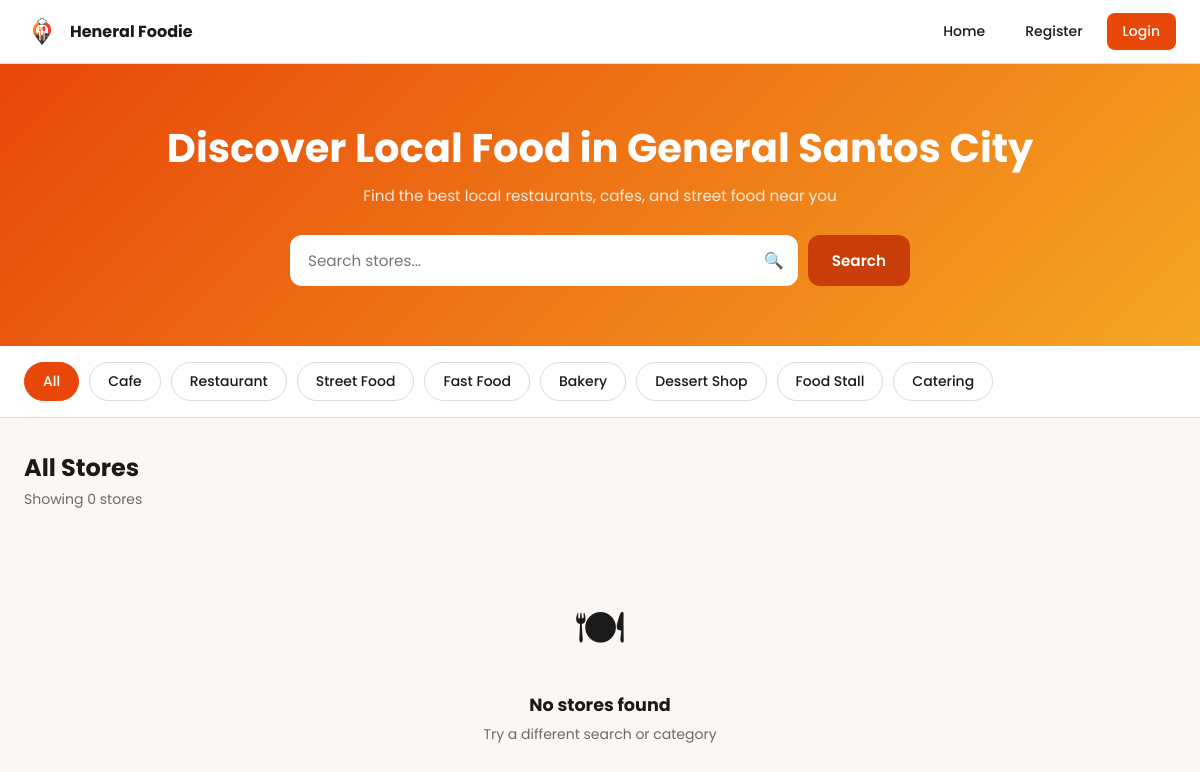
/, run on an earlier commit of the app's database.
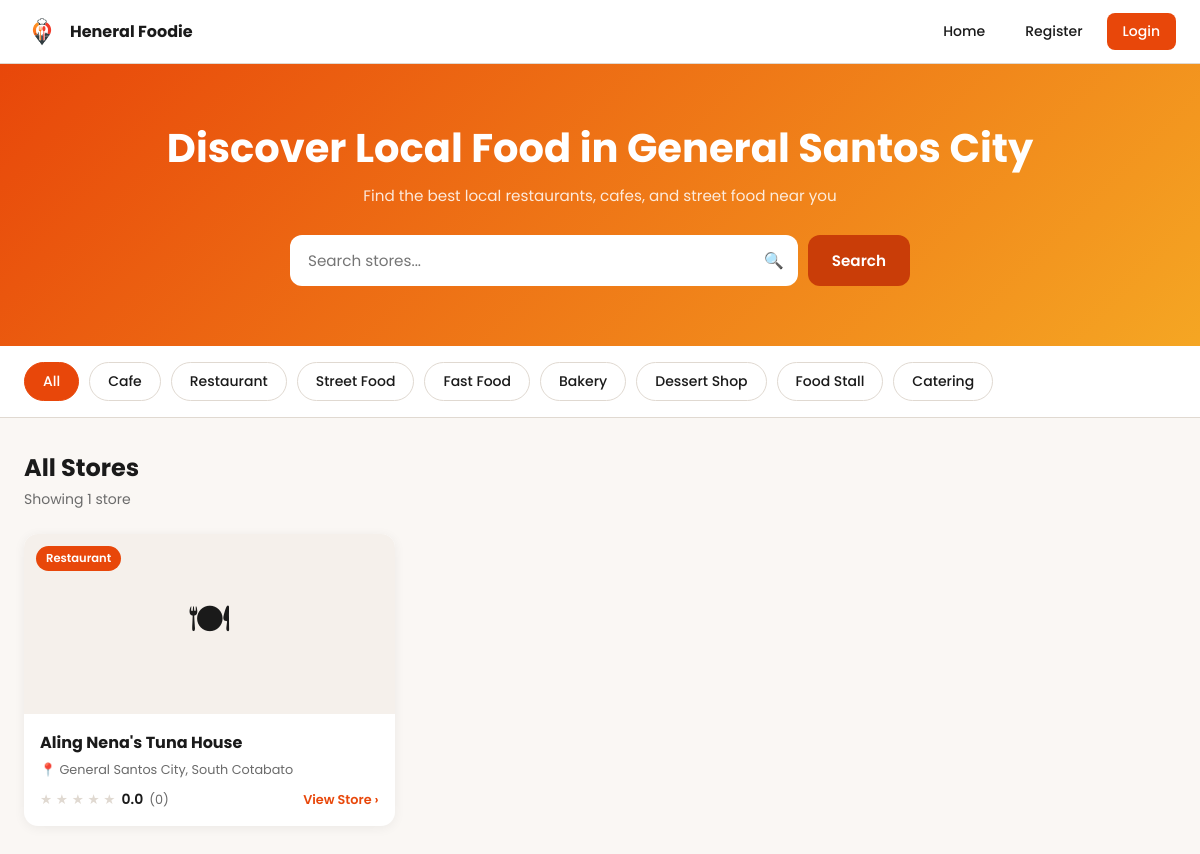
And on a later commit of the database.
### app/models/store.py (models this page shows, shortened)
class Store(db.Model):
    __tablename__ = 'stores'
    id = db.Column(db.String(36), primary_key=True, default=lambda: str(uuid.uuid4()))
    vendor_id = db.Column(db.String(36), db.ForeignKey('users.id'), nullable=False)
    name = db.Column(db.String(100), nullable=False)
    description = db.Column(db.Text, nullable=True)
    address = db.Column(db.String(255), nullable=True)
    category = db.Column(db.String(50), nullable=True)
    status = db.Column(db.String(20), nullable=False, default='pending')
    average_rating = db.Column(db.Float, default=0.0)
    review_count = db.Column(db.Integer, default=0)
    created_at = db.Column(db.DateTime, default=datetime.utcnow)
    updated_at = db.Column(db.DateTime, default=datetime.utcnow, onupdate=datetime.utcnow)
    vendor = db.relationship('User', backref='stores')
    reviews = db.relationship('Review', backref='store', lazy='dynamic', cascade='all, delete-orphan')
    images = db.relationship('StoreImage', backref='store', lazy='dynamic', cascade='all, delete-orphan')
    food_items = db.relationship('FoodItem', backref='store', lazy='dynamic', cascade='all, delete-orphan')

### app/routes/main.py (the view)
@main.route('/')
def index():
    search_query = request.args.get('q', '').strip()
    active_category = request.args.get('category', '').strip()
    query = Store.query.filter_by(status='approved')
    if active_category:
        query = query.filter_by(category=active_category)
    if search_query:
        query = query.filter(Store.name.ilike(f'%{search_query}%'))
    stores = query.order_by(Store.average_rating.desc()).all()
    return render_template('main/index.html',
                           stores=stores,
                           search_query=search_query,
                           active_category=active_category)

### app/templates/main/index.html (shortened to what this page needs)
{% extends 'base.html' %}
{% block styles %}
<link rel="stylesheet" href="{{ url_for('static', filename='css/index.css') }}">
{% endblock %}
{% block content %}
<div class="hero">
    <h1 class="hero-title">Discover Local Food in General Santos City</h1>
    <p class="hero-subtitle">Find the best local restaurants, cafes, and street food near you</p>
    <form id="searchForm" method="GET" action="{{ url_for('main.index') }}">
        <div class="search-bar">
            <div class="search-input-wrapper">
                <input
                    id="searchInput"
                    type="text"
                    name="q"
                    class="search-input"
                    placeholder="Search stores..."
                    value="{{ search_query or '' }}"
                >
                <span class="search-icon">🔍</span>
            </div>
            <button type="submit" class="search-btn">Search</button>
        </div>
    </form>
</div>
<div class="category-bar">
    <div class="category-bar-inner">
        <a href="{{ url_for('main.index', q=search_query) }}"
           class="category-btn {{ 'active' if not active_category else '' }}">
            All
        </a>
        {% set categories = [
            ('cafe', 'Cafe'),
            ('restaurant', 'Restaurant'),
            ('street_food', 'Street Food'),
            ('fast_food', 'Fast Food'),
            ('bakery', 'Bakery'),
            ('dessert_shop', 'Dessert Shop'),
            ('food_stall', 'Food Stall'),
            ('catering', 'Catering')
        ] %}
        {% for value, label in categories %}
            <a href="{{ url_for('main.index', category=value, q=search_query) }}"
               class="category-btn {{ 'active' if active_category == value else '' }}">
                {{ label }}
            </a>
        {% endfor %}
    </div>
</div>
<div class="store-results">
    <div class="results-header">
        <h2 class="results-title">
            {% if active_category %}
                {{ active_category | replace('_', ' ') | title }}
            {% else %}
                All Stores
            {% endif %}
        </h2>
        <p class="results-count">Showing {{ stores|length }} store{{ 's' if stores|length != 1 else '' }}</p>
    </div>
    {% if stores %}
        <div class="store-grid">
            {% for store in stores %}
            <a href="{{ url_for('store.store_detail', store_id=store.id) }}" class="store-card">
                <div class="store-card-image-wrapper">
                    {% if store.images.first() %}
                        <img class="store-card-image"
                             src="{{ url_for('static', filename='uploads/stores/' + store.images.first().filename) }}"
                             alt="{{ store.name }}">
                    {% else %}
                        <div class="store-card-image-placeholder">🍽</div>
                    {% endif %}
                    <span class="store-card-badge">{{ store.category | replace('_', ' ') | title }}</span>
                </div>
                <div class="store-card-body">
                    <h3 class="store-card-name">{{ store.name }}</h3>
                    <p class="store-card-address">
                        📍 {{ store.address or 'General Santos City' }}
                    </p>
                    <div class="store-card-footer">
                        <div class="store-card-rating">
                            <span class="store-card-stars">
                                {% for i in range(1, 6) %}
                                    {% if i <= store.average_rating %}★{% else %}<span style="color: var(--input-border)">★</span>{% endif %}
                                {% endfor %}
                            </span>
                            <span class="store-card-rating-number">{{ "%.1f"|format(store.average_rating) }}</span>
                            <span class="store-card-review-count">({{ store.review_count }})</span>
                        </div>
                        <span class="store-card-link">View Store ›</span>
                    </div>
                </div>
            </a>
            {% endfor %}
        </div>
    {% else %}
        <div class="empty-state">
            <span class="empty-state-icon">🍽</span>
            <h3 class="empty-state-title">No stores found</h3>
            <p class="empty-state-subtitle">Try a different search or category</p>
        </div>
    {% endif %}
</div>
{% endblock %}

### app/templates/base.html (shortened to what this page needs)
<!DOCTYPE html>
<html lang="en">
<head>
    <link rel="stylesheet" href="{{ url_for('static', filename='css/main.css') }}">
    {% block styles %}{% endblock %}
</head>
<body>
    <nav class="navbar">
        <div class="navbar-container">
            <a href="{{ url_for('main.index') }}" class="navbar-brand">
                <img src="{{ url_for('static', filename='images/logo.png') }}" alt="Heneral Foodie Logo" class="navbar-logo">
                <span class="navbar-name">Heneral Foodie</span>
            </a>
            <div class="navbar-menu" id="navbarMenu">
                <a href="{{ url_for('main.index') }}" class="nav-link">Home</a>
                {% if current_user.is_authenticated %}
                    {% if current_user.is_vendor %}
                        <a href="#" class="nav-link">My Store</a>
                    {% endif %}
                    {% if current_user.is_admin %}
                        <a href="#" class="nav-link">Admin Dashboard</a>
                    {% endif %}
                    <a href="{{ url_for('auth.logout') }}" class="nav-link nav-link-outline">Logout</a>
                {% else %}
                    <a href="{{ url_for('auth.register') }}" class="nav-link">Register</a>
                    <a href="{{ url_for('auth.login') }}" class="nav-link nav-link-primary">Login</a>
                {% endif %}
            </div>
        </div>
    </nav>
    <main>
        {% block content %}{% endblock %}
    </main>
</body>
</html>

### app/static/css/main.css (style rules this page uses)
:root { --primary: #E8470A; --primary-hover: #C93D08; --background: #FAF7F4; --card: #FFFFFF; --text-dark: #1A1A1A; --text-muted: #6B6B6B; --input-bg: #F5F0EB; --input-border: #E0D9D1; --success-bg: #F0FBF0; --success-border: #4CAF50; --success-text: #2E7D32; --error-text: #D32F2F; --error-bg: #FFF0F0; --error-border: #F44336; --navbar-height: 64px; }
* { margin: 0; padding: 0; box-sizing: border-box; }
body { font-family: 'Poppins', sans-serif; background-color: var(--background); color: var(--text-dark); min-height: 100vh; }
a { text-decoration: none; color: inherit; }
.navbar { position: sticky; top: 0; z-index: 100; background: var(--card); border-bottom: 1px solid var(--input-border); height: var(--navbar-height); display: flex; align-items: center; }
.navbar-container { width: 100%; max-width: 1200px; margin: 0 auto; padding: 0 24px; display: flex; align-items: center; justify-content: space-between; }
.navbar-brand { display: flex; align-items: center; gap: 10px; text-decoration: none; }
.navbar-logo { width: 36px; height: 36px; border-radius: 50%; object-fit: cover; }
.navbar-name { font-size: 1rem; font-weight: 700; color: var(--text-dark); }
.navbar-menu { display: none; align-items: center; gap: 8px; }
.nav-link { padding: 8px 16px; border-radius: 8px; font-size: 0.875rem; font-weight: 500; color: var(--text-dark); transition: background 0.2s; }
.nav-link-primary { background: var(--primary); color: white; }
@media (min-width: 768px) { .navbar-menu { display: flex; } }

What changed in the data, as far as the page shows it:
added Store: category "Restaurant", name "Aling Nena's Tuna House", address "General Santos City, South Cotabato", average_rating "0.0", review_count "0"
Also different on the page:
{{ stores|length }}: "0" → "1"
{{ 's' if stores|length != 1 else '' }}: "s" → (not shown)
text no longer shown: "🍽 No stores found Try a different search or category"
